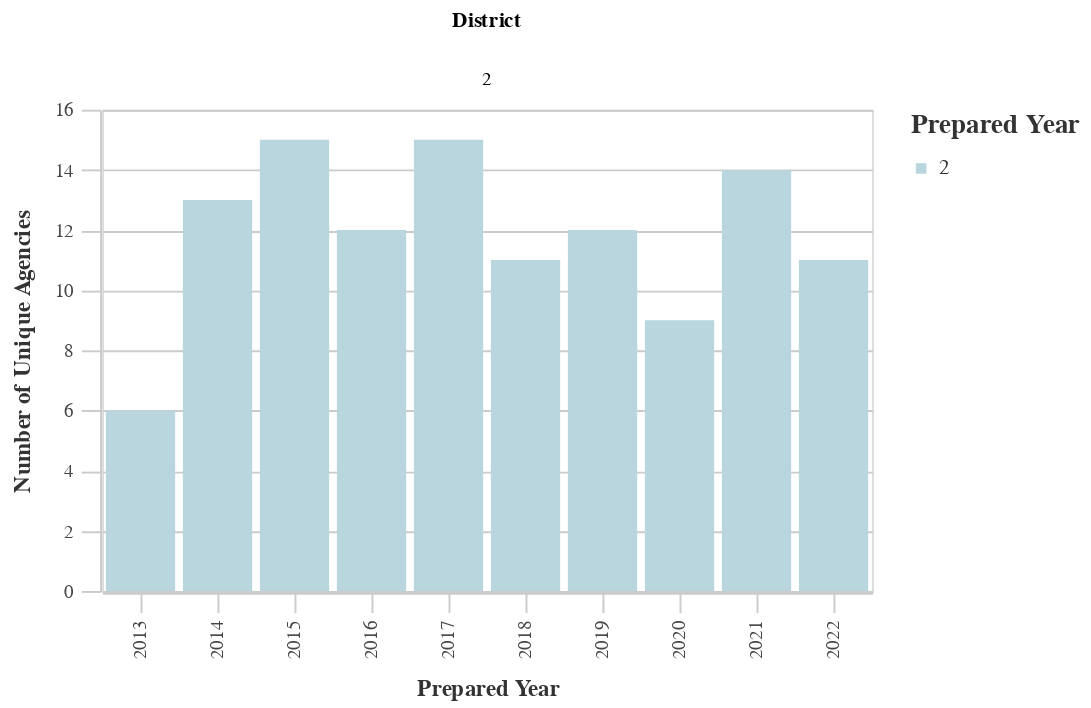

The code cell stored with this chart in its notebook:
### Code cell
# Unique Agencies by Dist
dist_years_agency = ((
        df
        >> group_by(_.prepared_y, _.dist)
        >> summarize(n=_.primary_agency_name.nunique())
        >> arrange(-_.prepared_y)
    )
        .rename(columns={'dist':'District', 'n':'Count'})
    )
chart10 = (alt.Chart(dist_years_agency).mark_bar().encode(
        column='District:N',
        x=alt.X('prepared_y:O', title='Prepared Year'),
        y=alt.Y('Count:Q', title='Number of Unique Agencies'),
        color = alt.Color("District:N", 
                              scale=alt.Scale(
                                  range=altair_utils.CALITP_SEQUENTIAL_COLORS),  
                               legend=alt.Legend(title="Prepared Year")
                              )))
                              
chart10 = styleguide.preset_chart_config(chart10)
chart10 = _dla_utils_reports.add_tooltip(chart10, 'prepared_y', 'Count')
    
display(HTML("<h4><strong>Number of Unique Agencies by District</strong></h4>"))
chart10

### Figure 1 — Vega-Lite specification as saved in the notebook (floating-point values rounded to 4 significant figures)
{"config": {"view": {"continuousWidth": 400, "continuousHeight": 300}, "axis": {"domainColor": "#cbcbcb", "grid": true, "gridColor": "#cbcbcb", "gridWidth": 1, "labelColor": "#474747", "labelFont": "Nunito Sans", "labelFontSize": 10, "labelPadding": 4, "tickColor": "#cbcbcb", "tickSize": 10, "titleColor": "#333", "titleFont": "Raleway", "titleFontSize": 12, "titlePadding": 10}, "axisBand": {"grid": false}, "background": "white", "font": "Raleway", "header": {"labelFont": "Nunito Sans", "titleFont": "Raleway"}, "legend": {"labelColor": "#333", "labelFont": "Nunito Sans", "labelFontSize": 11, "labelLimit": 0, "padding": 1, "symbolSize": 30, "symbolType": "square", "titleColor": "#333", "titleFont": "Raleway", "titleFontSize": 14, "titlePadding": 10}, "title": {"anchor": "middle", "font": "Raleway", "fontSize": 18, "fontWeight": 300, "offset": 20}}, "data": {"name": "data-fe9880835ea4e2f07a37d361ffe69660"}, "mark": "bar", "encoding": {"color": {"field": "District", "legend": {"title": "Prepared Year"}, "scale": {"range": ["#B9D6DF", "#8CBCCB", "#2EA8CE", "#136C97", "#0B405B"]}, "type": "nominal"}, "column": {"field": "District", "type": "nominal"}, "tooltip": [{"field": "prepared_y", "type": "quantitative"}, {"field": "Count", "type": "quantitative"}], "x": {"field": "prepared_y", "title": "Prepared Year", "type": "ordinal"}, "y": {"field": "Count", "title": "Number of Unique Agencies", "type": "quantitative"}}, "height": 250, "width": 400, "$schema": "https://vega.github.io/schema/vega-lite/v4.17.0.json", "datasets": {"data-fe9880835ea4e2f07a37d361ffe69660": [{"prepared_y": 2022.0, "District": 2, "Count": 11}, {"prepared_y": 2021.0, "District": 2, "Count": 14}, {"prepared_y": 2020.0, "District": 2, "Count": 9}, {"prepared_y": 2019.0, "District": 2, "Count": 12}, {"prepared_y": 2018.0, "District": 2, "Count": 11}, {"prepared_y": 2017.0, "District": 2, "Count": 15}, {"prepared_y": 2016.0, "District": 2, "Count": 12}, {"prepared_y": 2015.0, "District": 2, "Count": 15}, {"prepared_y": 2014.0, "District": 2, "Count": 13}, {"prepared_y": 2013.0, "District": 2, "Count": 6}]}}
